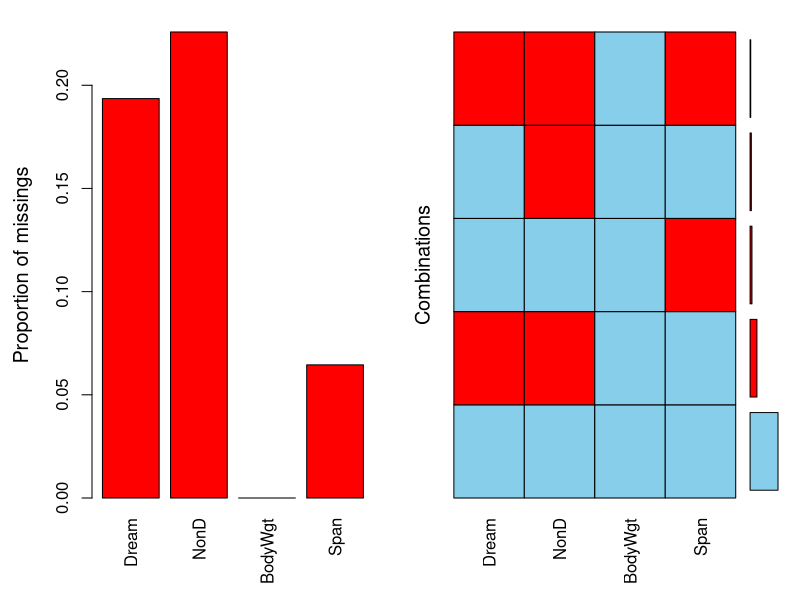
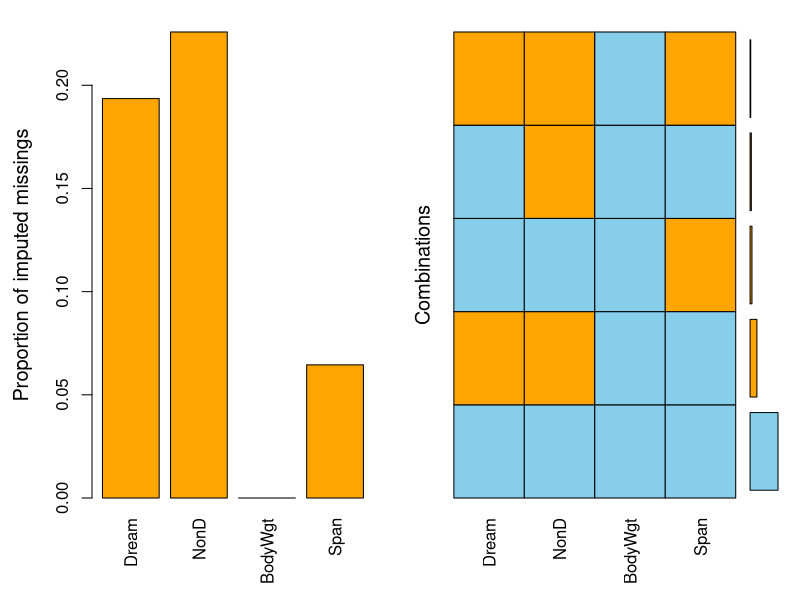
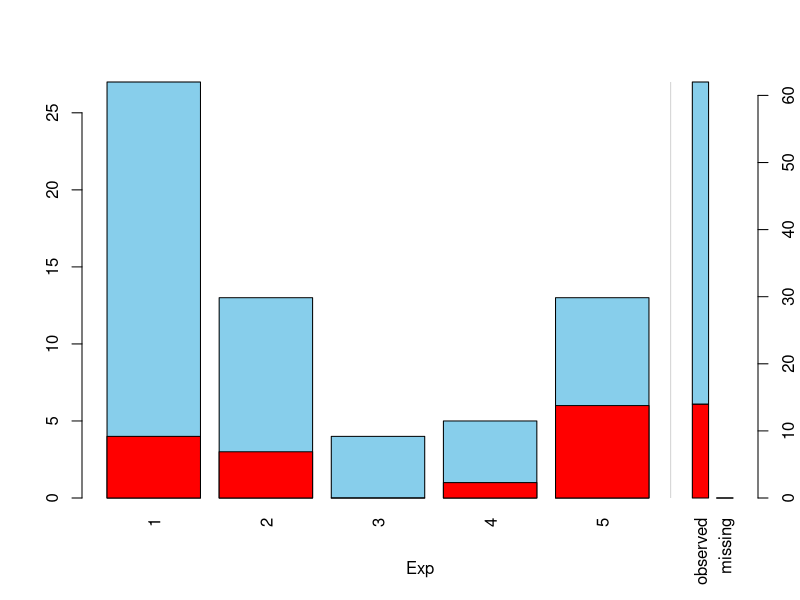
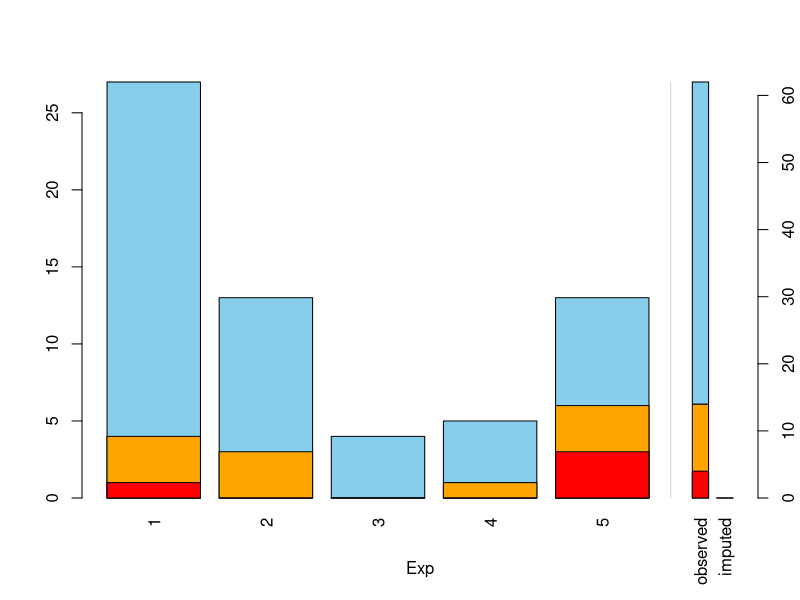
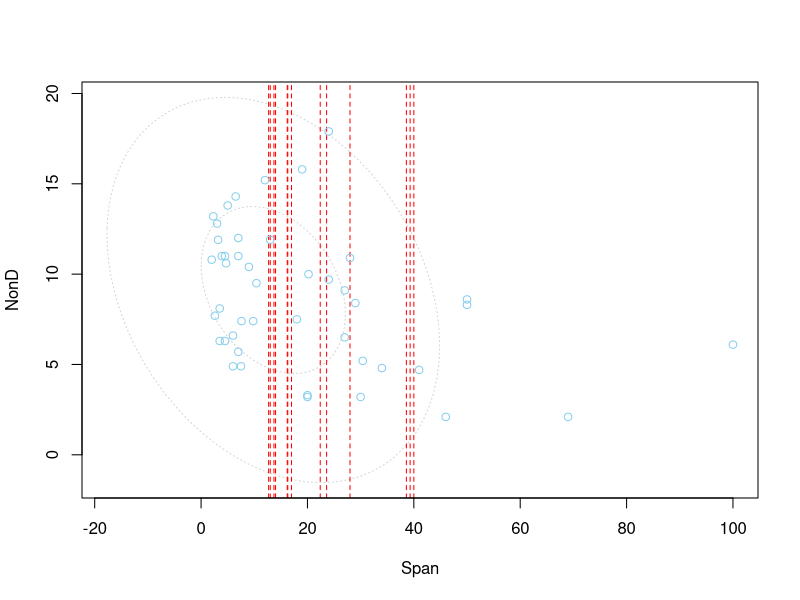
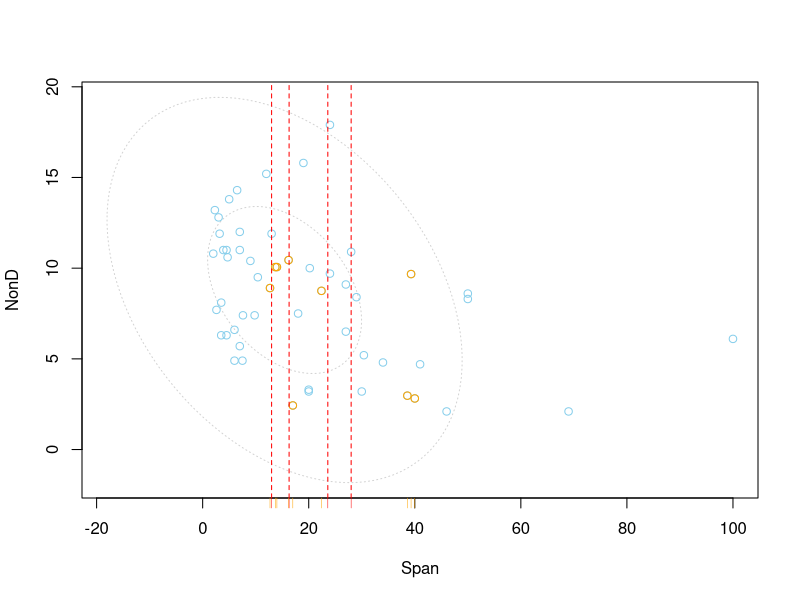
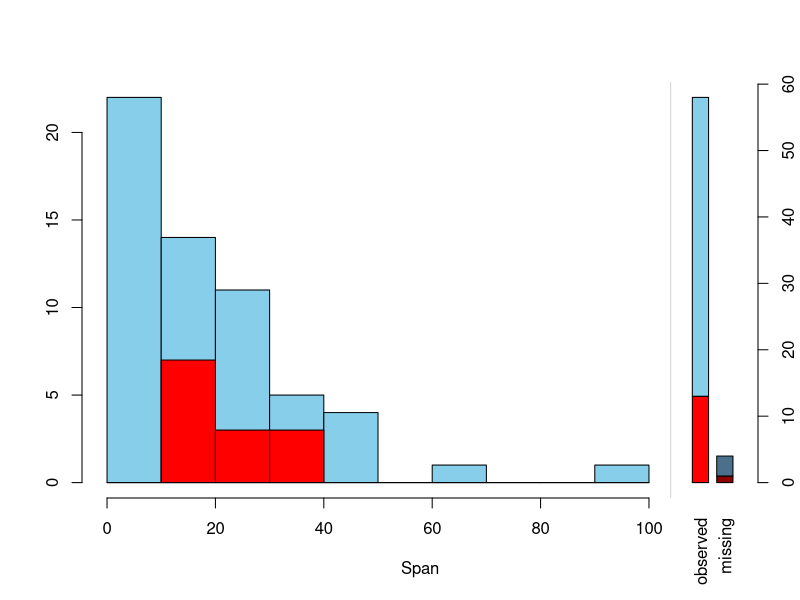
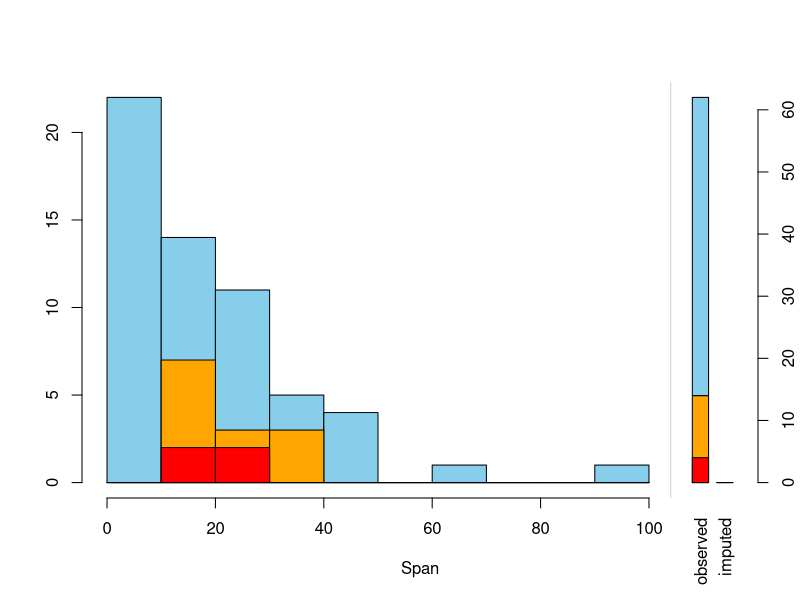

Recreate these plots in R, in order.
## ---- chunk 1
knitr::opts_chunk$set(
  collapse = TRUE,
  comment = "#>",
  fig.width = 6,
  fig.align = "center"
)

# Cairo PNGs are a fifth smaller than macOS quartz ones (keeps the tarball < 5 MB);
# probe the device: capabilities("cairo") is TRUE on macOS even without XQuartz
cairo_ok <- tryCatch({
  grDevices::png(tempfile(fileext = ".png"), type = "cairo"); grDevices::dev.off(); TRUE
}, error = function(e) FALSE, warning = function(w) FALSE)
if (cairo_ok) knitr::opts_chunk$set(dev.args = list(png = list(type = "cairo")))

# vimpute() and the wrappers built on it run on the mlr3 stack, which VIM
# suggests rather than imports (it backs vimpute() alone, and a hard
# dependency would tie every reverse dependency of VIM to the mlr3 chain).
# Where the stack is absent -- notably a check run with
# _R_CHECK_DEPENDS_ONLY_=true -- skip the chunks instead of failing the build.
has_mlr3 <- all(vapply(c("mlr3", "mlr3learners", "mlr3pipelines", "mlr3tuning",
                         "paradox", "R6", "future"),
                       requireNamespace, logical(1), quietly = TRUE))
knitr::opts_chunk$set(eval = has_mlr3)
## ---- chunk 2
if (!has_mlr3) {
  cat("This vignette needs the mlr3 stack, which VIM suggests rather than ",
      "imports; the runnable examples are skipped because it is unavailable.")
}
## ---- chunk 3
library(VIM)
dataset <- sleep[, c("Dream", "NonD", "BodyWgt", "Span")] # dataset with missings
dataset$BodyWgt <- log(dataset$BodyWgt)
dataset$Span <- log(dataset$Span)
imp_knn <- kNN(dataset) # dataset with imputed values
## ---- chunk 4
aggr(dataset) 
aggr(imp_knn, delimiter = "_imp") 
## ---- chunk 5
# for missing values
x <- sleep[, c("Exp", "NonD", "Sleep")]
barMiss(x, only.miss = FALSE)
# for imputed values
x_IMPUTED <- regressionImp(NonD ~ Sleep, data = x)
barMiss(x_IMPUTED, delimiter = "_imp", only.miss = FALSE)
## ---- chunk 6
dataset <- sleep[, c("Span", "NonD","Sleep")]
# for missing values
scattMiss(dataset[,-3])
# for imputed values
imp_regression <- regressionImp(NonD ~ Sleep, dataset)
scattMiss(imp_regression[,-3], delimiter = "_imp")
## ---- chunk 7

## for missing values
x <- sleep[, c("Span", "NonD","Sleep")]
histMiss(x, only.miss = FALSE)
# for imputed values
x_IMPUTED  <- regressionImp(NonD ~ Sleep, data = x)
histMiss(x_IMPUTED, delimiter = "_imp", only.miss = FALSE)

## ---- chunk 8
x <- sleep[, c("Dream", "NonD","Sleep", "BodyWgt")]
x$BodyWgt <- log(x$BodyWgt)
# for missing values
matrixplot(x, sortby="BodyWgt")
# for imputed values - multiple variable imputation with regrssionImp()
x_IMPUTED  <- regressionImp(NonD + Dream ~ Sleep, data = x)
matrixplot(x_IMPUTED, delimiter = "_imp", sortby = "BodyWgt")
## ---- chunk 9
dataset <- sleep[, c("Dream", "NonD", "BodyWgt", "Span")]
dataset$BodyWgt <- log(dataset$BodyWgt)
dataset$Span <- log(dataset$Span)
imp_knn <- kNN(dataset, variable = "NonD") 
dataset[, c("NonD", "Span")] |> 
  marginplot()
imp_knn[, c("NonD", "Span", "NonD_imp")] |> 
  marginplot(delimiter = "_imp")
## ---- chunk 10
## for missing values
x <- sleep[, 2:4]
x[, 1] <- log10(x[, 1])
marginmatrix(x)

## for imputed values
x_imp <- irmi(sleep[, 2:4])
x_imp[,1] <- log10(x_imp[, 1])
marginmatrix(x_imp, delimiter = "_imp")
## ---- chunk 11
dataset <- sleep[, c("Dream", "NonD", "BodyWgt", "Span")] # dataset with missings

# for missing values
dataset$BodyWgt <- log(dataset$BodyWgt)
dataset$Span <- log(dataset$Span)

pbox(dataset)

## ---- chunk 12
# for imputed values
pbox(kNN(dataset), delimiter = "_imp")

## ---- chunk 13
dataset <- sleep[, c("Dream", "NonD", "BodyWgt", "Span")] # dataset with missings

## for missing values
parcoordMiss(dataset, plotvars=2:4, interactive = FALSE)
legend("top", col = c("skyblue", "red"), lwd = c(1,1),
       legend = c("observed in Dream", "missing in Dream"))

## ---- chunk 14
## for imputed values
parcoordMiss(kNN(dataset), plotvars=2:4, delimiter = "_imp" , 
             interactive = FALSE)
legend("top", col = c("skyblue", "orange"), lwd = c(1,1),
       legend = c("observed in Dream", "imputed in Dream"))

## ---- chunk 15
data(sleep, package = "VIM") # dataset with missings
table(sleep$Exp) # categorical variable of interest

## for missing values
spineMiss(sleep[, c("Exp", "Sleep")])
## ---- chunk 16
## for imputed values
spineMiss(kNN(sleep[, c("Exp", "Sleep")]), delimiter = "_imp")
## ---- chunk 17
## for missing values
# using the three categorical variables Pred, Exp and Danger
mosaicMiss(sleep, highlight = 4, plotvars = 8:10, miss.labels = FALSE) 
## ---- chunk 18
## for imputed values
mosaicMiss(kNN(sleep), highlight = 4, plotvars = 8:10, delimiter = "_imp",
           miss.labels = FALSE)
## ---- chunk 19
## for missing values
x <- sleep[, 1:5]
x[,c(1,2,4)] <- log10(x[,c(1,2,4)])
scattmatrixMiss(x, highlight = "Dream")
## ---- chunk 20
## for imputed values
x_imp <- kNN(sleep[, 1:5])
x_imp[,c(1,2,4)] <- log10(x_imp[,c(1,2,4)])
scattmatrixMiss(x_imp, delimiter = "_imp", highlight = "Dream")
## ---- chunk 21
## for missing values
scattJitt(sleep[, c("Dream", "Span")])
## ---- chunk 22
## for imputed values
scattJitt(kNN(sleep[, c("Dream", "Span")]), delimiter = "_imp")
## ---- chunk 23
x <- sleep[, -(8:10)]
x[,c(1,2,4,6,7)] <- log10(x[,c(1,2,4,6,7)])
pairsVIM(x)
## ---- chunk 24
p <- c(0, 0.3, 0.55, 0.8, 1)

## HCL colors
colSequence(p, c(0, 0, 100), c(0, 100, 50))
colSequence(p, polarLUV(L=90, C=30, H=90), c(0, 100, 50))
## ---- chunk 25
## RGB colors
colSequence(p, c(1, 1, 1), c(1, 0, 0), space="rgb")
colSequence(p, RGB(1, 1, 0), "red")
## ---- chunk 26
## for missing values
x <- sleep[, "Dream"]
y <- sleep[, "Span"]
plot(x, y)
rugNA(x, y, side = 1)
rugNA(x, y, side = 2)
## ---- chunk 27
## for imputed values
x_imp <- kNN(sleep[, c("Dream","Span")])
x <- x_imp[, "Dream"]
y <- x_imp[, "Span"]
miss <- x_imp[, c("Dream_imp","Span_imp")]
plot(x, y)
rugNA(x, y, side = 1, col = "orange", miss = miss)
rugNA(x, y, side = 2, col = "orange", miss = miss)

## ---- chunk 28
alphablend("red", 0.6)
